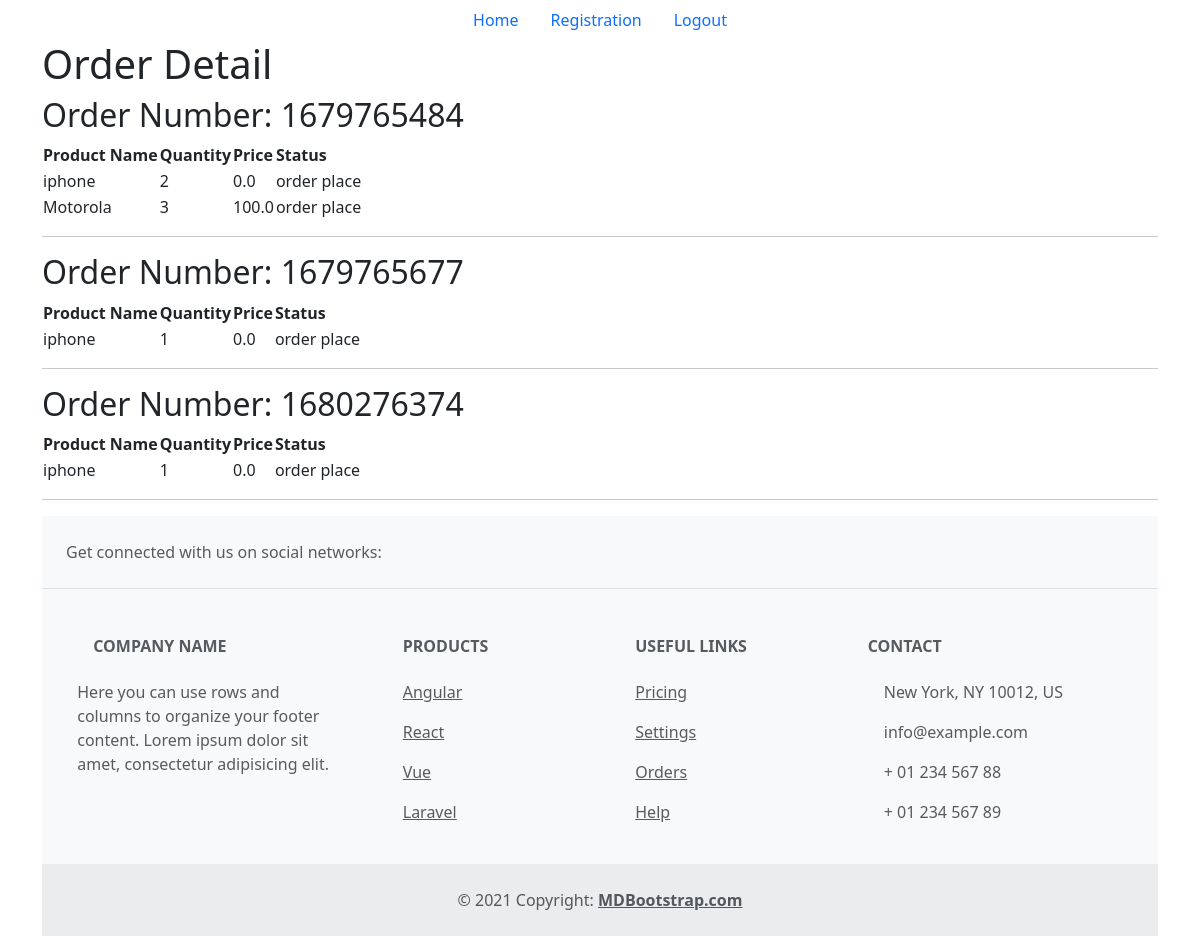
The app's page /order_details/ (signed in) with its own data.
### demo_app/models.py (models this page shows, shortened)
class OrderDetail(models.Model):
    order_number = models.CharField(max_length=50, null=True, blank=True)
    product = models.ForeignKey(Product, on_delete=models.CASCADE)
    user = models.ForeignKey(User, on_delete=models.CASCADE)
    total_price = models.FloatField(blank=True, null=False)
    quantity = models.IntegerField()
    order_status = models.CharField(max_length=20, choices=ORDER_STATUS)

class Product(models.Model):
    product_name = models.CharField(max_length=100)
    product_price = models.FloatField()
    product_description = models.TextField()
    product_image = models.ImageField(upload_to='product')
    product_quantity = models.IntegerField(default=1)
    product_active = models.BooleanField(default=True)
    class Meta:
        verbose_name_plural = 'Products'

### demo_app/views.py (the view)
# urls.py: path('order_details/', views.order_details, name="order_details"),
def order_details(request):
    user_id = request.user.id
    order_details = OrderDetail.objects.filter(user=user_id)
    orders_dict = {}
    for order in order_details:
        if order.order_number in orders_dict:
            orders_dict[order.order_number]['products'].append({'name': order.product.product_name,
                                                                 'quantity': order.quantity,
                                                                 'price': order.total_price,
                                                                 'status': order.order_status})
        else:
            orders_dict[order.order_number] = {'order_number': order.order_number,
                                                'products': [{'name': order.product.product_name,
                                                              'quantity': order.quantity,
                                                              'price': order.total_price,
                                                              'status': order.order_status}]}
    orders_list = list(orders_dict.values())
    context = {"orders": orders_list}
    return render(request, 'order_details.html', context)

### demo_app/templates/order_details.html (shortened to what this page needs)
{% extends 'base.html' %}
{% block content %}
<h1>Order Detail</h1>
<div>
  {% for order in orders %}
  <h2>Order Number: {{ order.order_number }}</h2>
  <table>
    <thead>
      <tr>
        <th>Product Name</th>
        <th>Quantity</th>
        <th>Price</th>
        <th>Status</th>
      </tr>
    </thead>
    <tbody>
      {% for product in order.products %}
        <tr>
          <td>{{ product.name }}</td>
          <td>{{ product.quantity }}</td>
          <td>{{ product.price }}</td>
          <td>{{ product.status }}</td>
        </tr>
      {% endfor %}
    </tbody>
  </table>
  <hr>
{% endfor %}
</div>
{% endblock %}

### records on screen
OrderDetail: order_number "1679765484", price "0.0", status "order place"
Product: name "iphone" "iphone" "iphone"
Product: name "Motorola"
OrderDetail: price "100.0", status "order place"
OrderDetail: order_number "1679765677", price "0.0", status "order place"
OrderDetail: order_number "1680276374", price "0.0", status "order place"

### other values on screen
{{ product.quantity }} "2" "3" "1" "1"
